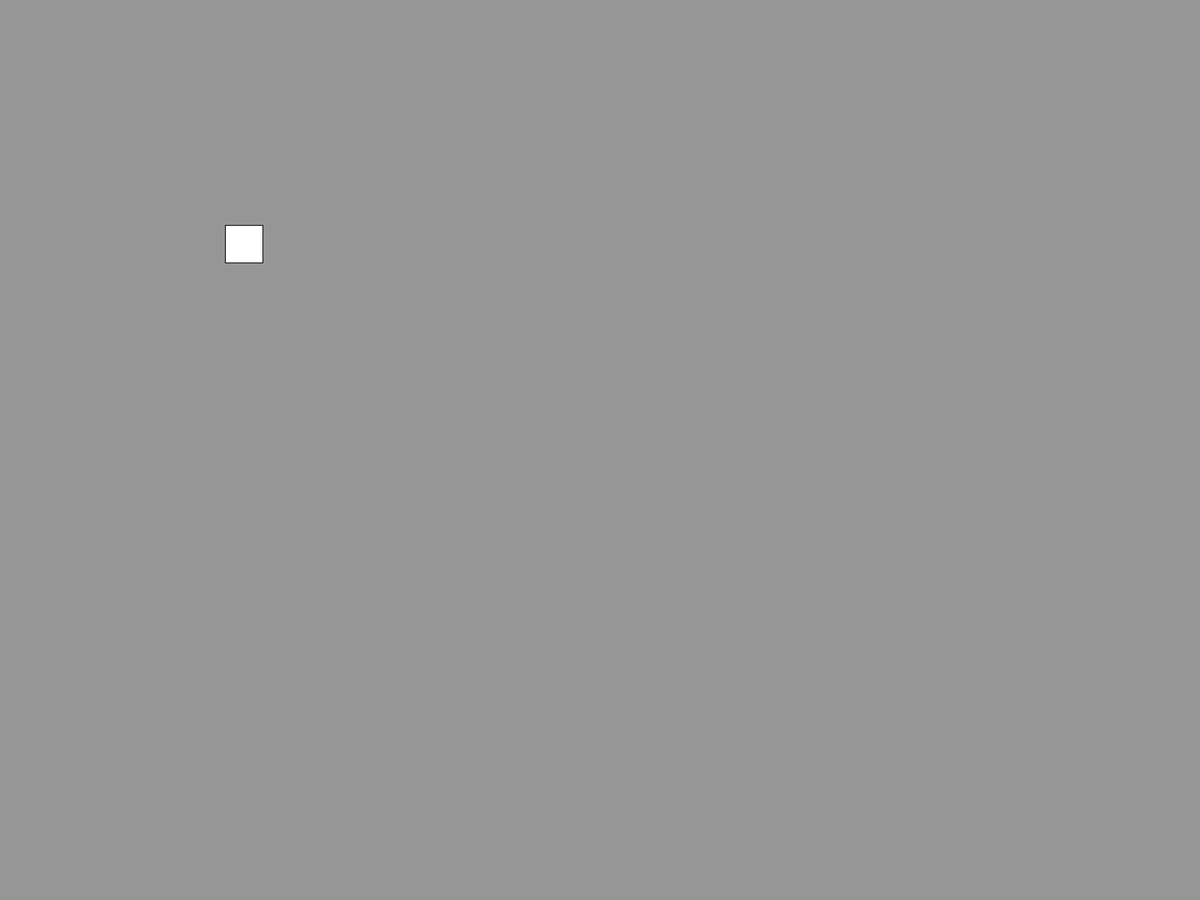
Frame 1 (no input)
Frame 60 (the mouse pressed at the canvas centre just before this capture): identical to frame 1, image omitted
Frame 120 (the mouse held since frame 60 and released just before this capture): identical to frame 1, image omitted

The Processing sketch that drew this single still picture (run headless with seeded random() and noise(); from frame 60 on, the mouse is pressed at the canvas centre):

// Processing sketch: Main
// ── Main.pde
//Cormac Stone
float xpos, ypos;
int nfloor;
float xmovement, ymovement;
boolean r, l, u, d;

void setup() {
  size(600, 600);
  fullScreen();
  xpos = 300;
  ypos = 300;
  nfloor = 1000;
}

void draw() {
  background(150);
  physics();
  square(xpos, ypos, 50);
  frameRate(120);
  //gun.display();
}

void keyPressed() {
  if (keyCode == 37 || key == 'a') {
    l = true;
  }
  if (keyCode == 39 || key == 'd') {
    r = true;
  }
  if (keyCode == 38 || key == 'w') {
    u = true;
  }
  if (keyCode == 40 || key == 's') {
    d = true;
  }
}

void physics() {
  gravity();
  xpos += xmovement;
  ypos += ymovement;

  if (r == false) {
    xmovement = 0;
  } else if (l == false) {
    xmovement = 0;
  }

  if (r == true && l == true) {
    xmovement = 0;
  } else if (l == true) {
    xmovement = -3;
  } else if (r == true) {
    xmovement  = 3;
  } else {
    xmovement = 0;
    ymovement = 0;
  }

  if (d == true && u == true) {
    ymovement = 0;
  } else if (d == true) {
    ymovement = 2;
  } else if (u == true) {
    ymovement = -2;
  }
}

void gravity() {
  if (ypos < nfloor && u == false) {
    //ymovement += 0.5;
  }
}

void keyReleased() {
  if (keyCode == 37 || key == 'a') {
    l = false;
  }
  if (keyCode == 39 || key == 'd') {
    r = false;
  }
  if (keyCode == 38 || key == 'w') {
    u = false;
  }
  if (keyCode == 40 || key == 's') {
    d = false;
  }
}

// ── Gun.pde
//Cormac Stone
class gun {

  float mouseD;
  void display() {
    System.out.println(mouseD);
  }
  void mousePressed() {
    mouseD = dist(xpos,ypos,mouseX,mouseY);
    System.out.println(mouseD);
  }
}
